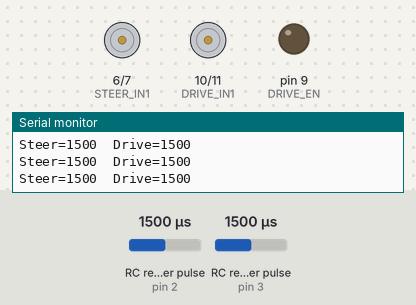
The sketch below on a simulated Arduino Uno, built with avr-gcc and run on an emulated ATmega328P. On the bench: motor-driver pin pairs drawn as motors (green arrow = first pin HIGH = forward, orange = second pin HIGH = backward, longer = more drive), output pins drawn as LEDs (lit = HIGH), the last lines printed to the serial monitor. Wiring (inferred from the names in the program): 2 × RC receiver channel: data pin 2 / data pin 3. The inputs (shaded band) are chosen by the test bench; at power-on: RC receiver pulse (sensors on pin 2, pin 3) 1500 µs.

Above: at 1.2 s.
1.3 s: RC receiver pulse (sensor on pin 2) set to 1464 µs
At 3.2 s:
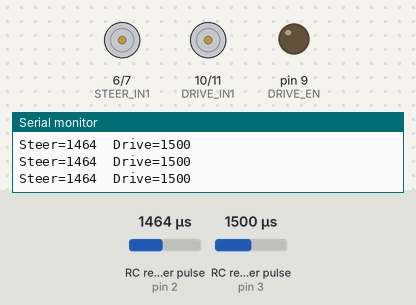
3.5 s: RC receiver pulse (sensor on pin 2) set to 1435 µs
5.0 s: RC receiver pulse (sensor on pin 3) set to 1464 µs
6.5 s: RC receiver pulse (sensor on pin 3) set to 1445 µs
At 6.9 s:
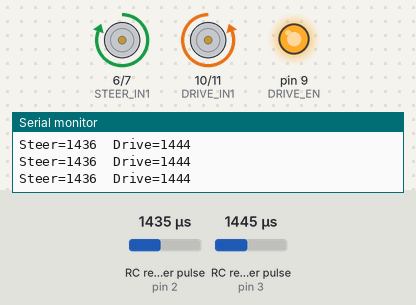
8.0 s: RC receiver pulse (sensor on pin 2) set to 1500 µs
At 9.2 s:
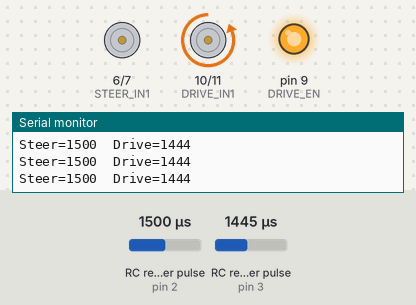
9.5 s: RC receiver pulse (sensor on pin 3) set to 1750 µs
At 10.7 s:
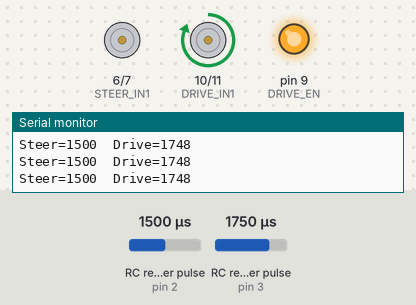
Timing chart, 0 to 12.0 s (numbered marks = the images above; inputs shaded):
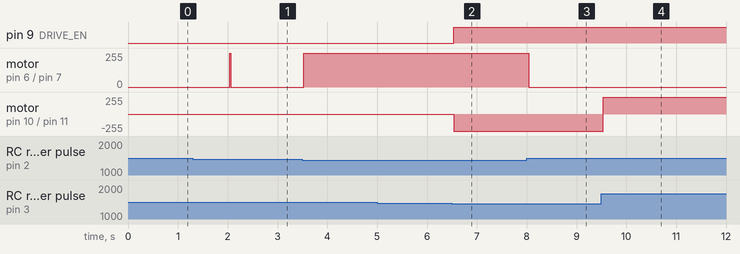

Measured:
- the behaviour switches between 1452 and 1451 µs on RC receiver pulse (sensor on pin 3) (found by bisection; images 1 and 2)
- after the input at 1.3 s, motor on pin 6 (STEER_IN1) / pin 7 (STEER_IN2): stopped → forward 255/255 after 0.74 s, → stopped 0.02 s later
- after the input at 6.5 s, pin 9 (DRIVE_EN): LOW → HIGH at once; motor on pin 10 (DRIVE_IN1) / pin 11 (DRIVE_IN2): stopped → backward 255/255 at once
- after the input at 8.0 s, motor on pin 6 (STEER_IN1) / pin 7 (STEER_IN2): forward 255/255 → stopped at once
- after the input at 9.5 s, motor on pin 10 (DRIVE_IN1) / pin 11 (DRIVE_IN2): backward 255/255 → forward 255/255 at once

The sketch:

autokood.ino
```cpp
// ==== RC PWM muutujad ====
volatile uint32_t ch1Start = 0;
volatile uint32_t ch3Start = 0;
volatile uint16_t ch1Pulse = 1500; // rool
volatile uint16_t ch3Pulse = 1500; // sõit

// ==== PINNID ====
// Keeramine ees (1 mootor, ENA jumperiga)
const int STEER_IN1 = 6;
const int STEER_IN2 = 7;
const int CH1_PIN = 2;

// Sõidumootorid taga (2 mootorit, ENB PWM 9)
const int DRIVE_IN1 = 10;
const int DRIVE_IN2 = 11;
const int DRIVE_EN = 9;
const int CH3_PIN = 3;

// Täpne deadzone ±50 µs
const int DEAD_LOW = 1450;
const int DEAD_HIGH = 1550;

// Maksimaalne PWM
const int DRIVE_POWER = 255;

// ==== ISR ====
void ISR_CH1() {
  static bool last = LOW;
  bool now = digitalRead(CH1_PIN);
  uint32_t t = micros();
  if (now && !last) ch1Start = t;
  if (!now && last) ch1Pulse = t - ch1Start;
  last = now;
}

void ISR_CH3() {
  static bool last = LOW;
  bool now = digitalRead(CH3_PIN);
  uint32_t t = micros();
  if (now && !last) ch3Start = t;
  if (!now && last) ch3Pulse = t - ch3Start;
  last = now;
}

// ==== SETUP ====
void setup() {
  pinMode(CH1_PIN, INPUT);
  pinMode(CH3_PIN, INPUT);

  pinMode(STEER_IN1, OUTPUT);
  pinMode(STEER_IN2, OUTPUT);

  pinMode(DRIVE_IN1, OUTPUT);
  pinMode(DRIVE_IN2, OUTPUT);
  pinMode(DRIVE_EN, OUTPUT);

  attachInterrupt(digitalPinToInterrupt(CH1_PIN), ISR_CH1, CHANGE);
  attachInterrupt(digitalPinToInterrupt(CH3_PIN), ISR_CH3, CHANGE);

  Serial.begin(115200);
}

// ==== LOOP ====
void loop() {
  // ---- Loe RC kanalid ----
  noInterrupts();
  uint16_t steer = ch1Pulse;
  uint16_t drive = ch3Pulse;
  interrupts();

  // ---- Keeramine ees (CH1) ----
  if (steer < DEAD_LOW) {          // vasak
    digitalWrite(STEER_IN1, HIGH);
    digitalWrite(STEER_IN2, LOW);
  }
  else if (steer > DEAD_HIGH) {    // parem
    digitalWrite(STEER_IN1, LOW);
    digitalWrite(STEER_IN2, HIGH);
  }
  else {                           // keskel → stopp
    digitalWrite(STEER_IN1, LOW);
    digitalWrite(STEER_IN2, LOW);
  }

  // ---- Sõit taga (CH3) ----
  if (drive < DEAD_LOW) {          // tagurpidine
    digitalWrite(DRIVE_IN1, LOW);
    digitalWrite(DRIVE_IN2, HIGH);
    analogWrite(DRIVE_EN, DRIVE_POWER);
  }
  else if (drive > DEAD_HIGH) {    // edasi
    digitalWrite(DRIVE_IN1, HIGH);
    digitalWrite(DRIVE_IN2, LOW);
    analogWrite(DRIVE_EN, DRIVE_POWER);
  }
  else {                           // keskel → stopp
    digitalWrite(DRIVE_IN1, LOW);
    digitalWrite(DRIVE_IN2, LOW);
    analogWrite(DRIVE_EN, 0);
  }

  // ---- Serial Monitor debug ----
  Serial.print("Steer=");
  Serial.print(steer);
  Serial.print("  Drive=");
  Serial.println(drive);

  delay(20); // ~50Hz RC kaadri sagedus
}
```
